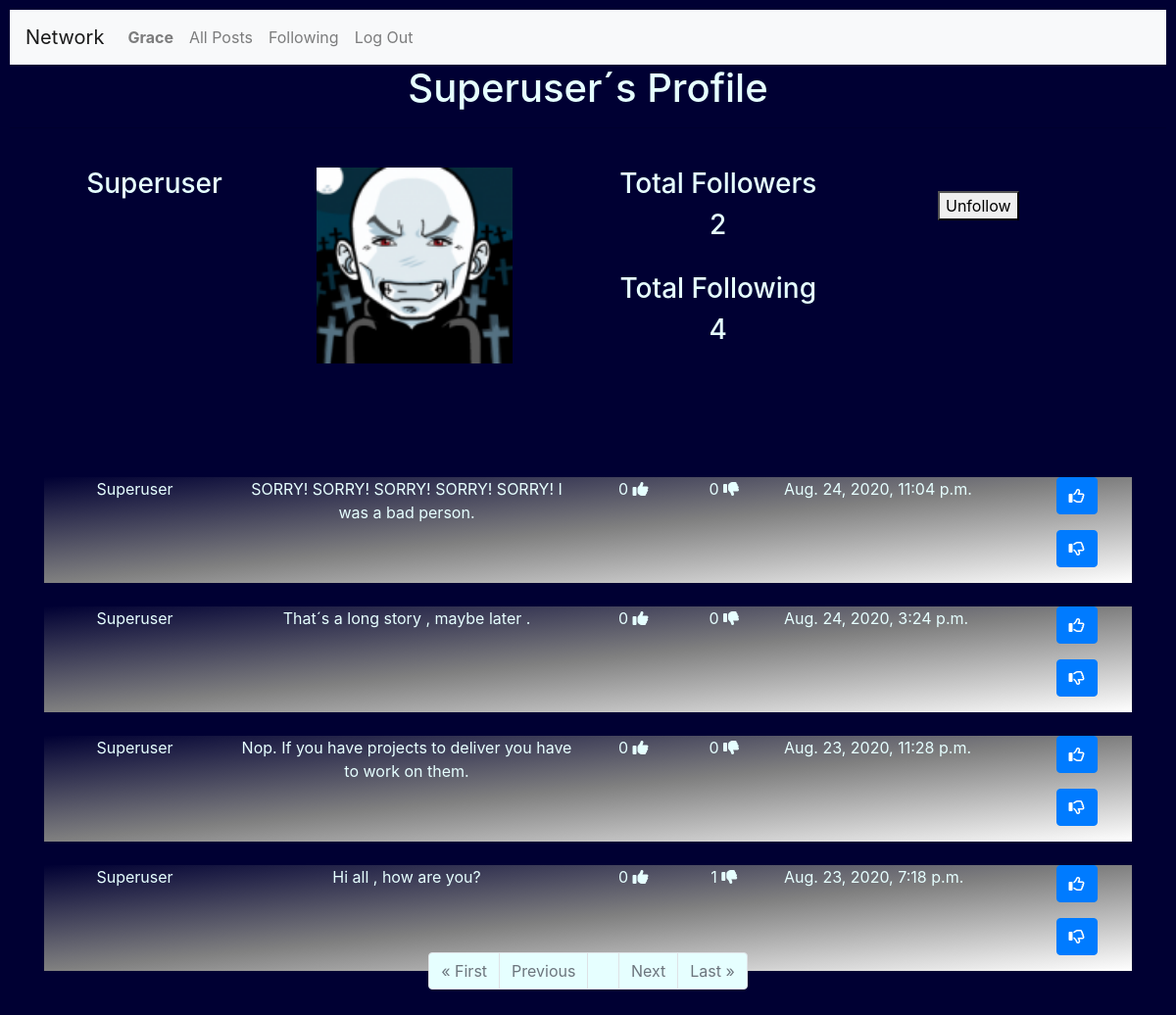
The app's page /profile/superuser (signed in) with its own data.
### network/models.py (models this page shows, shortened)
class User(AbstractUser):
    pass

class Profile(models.Model):
    User = models.ForeignKey('User', on_delete = models.CASCADE)
    Follower = models.ManyToManyField('User', blank=True, related_name="Followers")  #seguidores
    Following = models.ManyToManyField('User',blank=True, related_name= "Following")  #seguindo
    Avatar = models.ImageField(upload_to="media", blank=True)

class Posts(models.Model):
    User = models.ForeignKey('User', on_delete = models.CASCADE)
    Post = models.TextField(max_length=255)
    Date = models.DateTimeField(auto_now_add=True)
    Likes = models.IntegerField(blank=True, null=True)
    Unlikes = models.IntegerField(blank=True, null=True)

### network/views.py (the view)
# urls.py: path("profile/<str:username>",views.profile, name="profile"),
@login_required
@csrf_exempt
def profile(request,username):
    if request.user.is_authenticated:
        profile= []
        UserPosts = []
        TFollowers = 0
        TFollowing = 0
        searchuser = username
        userid = User.objects.filter(username=searchuser).values('id')
        print("inside profile")
        for u in userid:
            User_id = int(u['id'])
        print(userid, User_id )
        profile = Profile.objects.filter(User=User_id )
        UserPosts = Posts.objects.filter(User=User_id).order_by('-Date')
        for FS in profile:
            TFollowers = FS.Follower.all().count() #total followers
            UFollowers = FS.Follower.all() #followers names
        for FG in profile:
            TFollowing = FG.Following.all().count() #total following
            UFollowing = FG.Following.all() #following names
        if request.user.id == User_id:
            ShowFollowornot = "no"
        else:
            ShowFollowornot = "yes"
        if request.user in UFollowers:
           btnfollow = "Unfollow"
        else:
            btnfollow = "Follow"
        paginator = Paginator(UserPosts, 10)
        page_number = request.GET.get('page')
        page_itens = paginator.get_page(page_number)
        context={
            "User":searchuser,
            "Profiles":profile,
            "TotalFollowers":TFollowers,
            "TotalFollowing":TFollowing,
            "ShowFollowornot" :ShowFollowornot,
            "btnfollow" : btnfollow,
            "UserFollowers":UFollowers,
            "Userfollowing":UFollowing ,
            "page_obj": page_itens,
            "UserEdit" : request.user.username,
        }
        return render(request, "network/profile.html", context)
    else:
        context={
            "Message": "Please Login or join our Network",
        }
        return render(request, "network/login.html", context)

### network/templates/network/profile.html (shortened to what this page needs)
{% extends "network/layout.html" %}
{% load static %}
{% block body %}
  <h1>{{ User|title }}´s Profile</h1>
  <hr>
  <div class="form-group" >
      <form >
      {% for P  in Profiles %}
            <div class="container" style="border:#004d00; width:90%" >
                 <br>
                 <div class="row"  width="1700px" style="text-align: center;">
                      <div class="col-lg-2" >
                           <h3>{{P.User |title}}</h3>
                      </div>
                      <div class="col-lg-4">
                           <img src=" {{P.Avatar.url}} "  width="200" style="text-align: center;" alt={{P.Avatar}}>
                      </div>
                       <div class="col-lg-3" style="text-align: center;">
                            <h3>Total Followers    </h3>
                            <h3 >{{TotalFollowers}} </h3>
                            <br>
                            <h3>Total Following    </h3>
                            <h3>{{TotalFollowing}} </h3>
                        </div>
                        {% if ShowFollowornot == "yes" %}
                               <div class="col-lg-3"  id="Follow" style="text-align: center;">
                                    <br>
                                    <button type="Submit" id="follow_me"  value={{btnfollow}} > {{btnfollow}}   </button>
                                    <br>
                               </div>
                        {% endif %}
              </div>
            </div>
      {% endfor %}
    </form>
</div>
<div class="container" style="border:#004d00; width:100%">
    {%for Post in page_obj %}
        <div class="container" style="position:relative; top:100px;background-image: linear-gradient(to top left, white, gray,	 #000033 );">
              <div class="row">
                  <div class="col-lg-2" style="text-align: center;">
                    <p> {{ Post.User |title }} </p>
                  </div>
                  <div class="col-lg-4" style="text-align: center;">
                        <div id="divpost-{{Post.id}}">
                            <p id={{Post.id}}> {{Post.Post}} </p>
                        </div>
                  </div>
                  <div class="col-lg-1" style="text-align: center;">
                        {% if Post.Likes == None%}
                               <p> 0 <i class="fas fa-thumbs-up"></i></p>
                        {% else %}
                               <p> {{ Post.Likes  }}  <i class="fas fa-thumbs-up"></i></p>
                        {% endif %}
                   </div>
                   <div class="col-lg-1" style="text-align: center;">
                        {% if Post.Unlikes == None%}
                              <p> 0 <i class="fas fa-thumbs-down"></i></p>
                        {% else %}
                              <p> {{ Post.Unlikes }}  <i class="fas fa-thumbs-down"></i></p>
                        {% endif %}
                   </div>
                   <div class="col-lg-3">
                             <p> {{Post.Date}} </p>
                   </div>
                   <div class="col-lg-1">
                     <p> <button class="btn btn-primary" id="likes-{{Post.id}}" onclick="likepost({{Post.id}})">
                          <i class="far fa-thumbs-up"></i>
                         </button></p>
                     <p> <button class="btn btn-primary" id="unlikes-{{Post.id}}" onclick="unlikepost({{Post.id}})">
                            <i class="far fa-thumbs-down"></i>
                         </button></p>
                   </div>
              </div>
        </div>
        <br>
    {% endfor %}
    <br>
    <hr>
    <form>
       <div class="container" >
          <ul class="pagination justify-content-center"  >
              {% if page_obj.has_previous %}
                        <li class="page-item"><a href="?page=1" class="page-link" style="background-color:#e6ffff;">&laquo; First</a></li>
                        <li class="page-item"><a href="?page={{ page_obj.previous_page_number }}" class="page-link" style="background-color:#e6ffff;">Previous</a></li>
              {% else %}
                    <li class="page-item disabled"><a class="page-link" style="background-color:#e6ffff;">&laquo; First</a></li>
                    <li class="page-item disabled"><a class="page-link" style="background-color:#e6ffff;">Previous</a></li>
              {% endif %}
              {% if page_obj.number %}
                    <li class="page-item"><a class="page-link" style="background-color:#e6ffff;">{{ page_obj.number }}</a></li>
              {% else %}
                    <li class="page-item"><a class="page-link" style="background-color:#e6ffff;">0</a></li>
              {% endif %}
              {% if page_obj.has_next %}
                    <li class="page-item"><a href="?page={{ page_obj.next_page_number }}" class="page-link" style="background-color:#e6ffff;">Next</a></li>
                    <li class="page-item"><a href="?page={{ page_obj.paginator.num_pages }}" class="page-link" style="background-color:#e6ffff;">Last &raquo;</a></li>
              {% else %}
                    <li class="page-item disabled"><a class="page-link" style="background-color:#e6ffff;">Next</a></li>
                    <li class="page-item disabled"><a class="page-link" style="background-color:#e6ffff;">Last &raquo;</a></li>
              {% endif %}
        </ul>
      </div>
    </form>
</div>
{% endblock %}

### network/templates/network/layout.html (shortened to what this page needs)
{% load static %}
<!DOCTYPE html>
<html lang="en">
    <head>
        <link rel="stylesheet" href="https://stackpath.bootstrapcdn.com/bootstrap/4.4.1/css/bootstrap.min.css">
        <link rel="stylesheet" href="https://cdnjs.cloudflare.com/ajax/libs/font-awesome/4.7.0/css/font-awesome.min.css">
        <link href="{% static 'network/styles.css' %}" rel="stylesheet">
    </head>
    <body>
        <nav class="navbar navbar-expand-lg navbar-light bg-light" >
            <a class="navbar-brand" href="#">Network</a>
            <div style="color : #000033;">
              <ul class="navbar-nav mr-auto">
                {% if user.is_authenticated %}
                    <li class="nav-item">
                        <a class="nav-link" href="{% url 'network:profile' user.username  %}"><strong>{{ user.username |title}}</strong></a>
                    </li>
                {% endif %}
                <li class="nav-item">
                  <a class="nav-link" href="{% url 'network:index' %}">All Posts</a>
                </li>
                {% if user.is_authenticated %}
                    <li class="nav-item">
                        <a class="nav-link" href="{% url 'network:following' %}">Following</a>
                    </li>
                    <li class="nav-item">
                        <a class="nav-link" href="{% url 'network:logout' %}">Log Out</a>
                    </li>
                {% endif %}
              </ul>
            </div>
          </nav>
        <div class="body">
            {% block body %}
            {% endblock %}
        </div>
    </body>
</html>

### network/static/network/styles.css (style rules this page uses)
body { padding: 10px; color: #e6ffff ; background-color: #000033; background-position: center; background-repeat: no-repeat; background-size: cover; height: 100%; width: 100%; }
h1 { text-align: center; }

### records on screen
User: username "Grace"
User: username "Superuser"
Profile: User "Superuser", Avatar (picture), TotalFollowers "2", TotalFollowing "4", btnfollow "Unfollow"
Posts: User "Superuser", Post "SORRY! SORRY! SORRY! SORRY! SORRY! I was a bad person.", shows "0", Date "Aug. 24, 2020, 11:04 p.m."
Posts: User "Superuser", Post "That´s a long story , maybe later .", shows "0", Date "Aug. 24, 2020, 3:24 p.m."
Posts: User "Superuser", Post "Nop. If you have projects to deliver you have to work on them.", shows "0", Date "Aug. 23, 2020, 11:28 p.m."
Posts: User "Superuser", Post "Hi all , how are you?", shows "0", Unlikes "1", Date "Aug. 23, 2020, 7:18 p.m."
